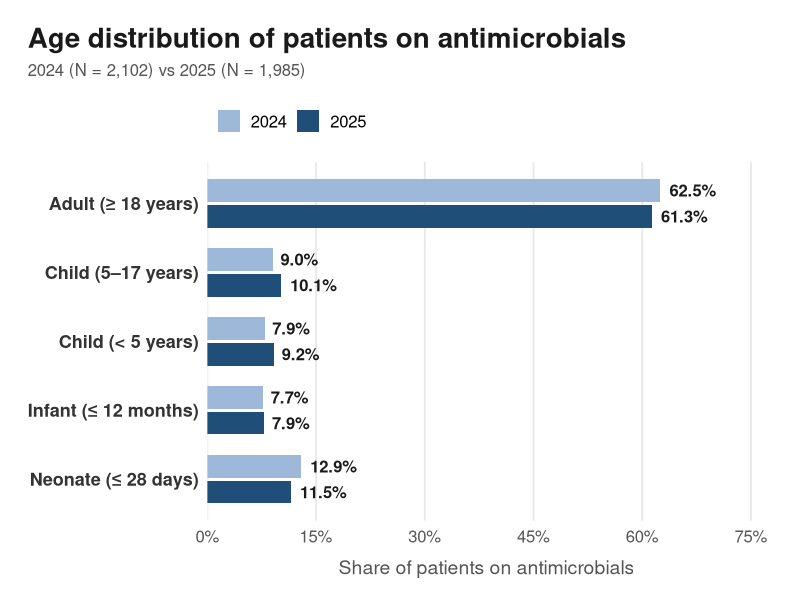
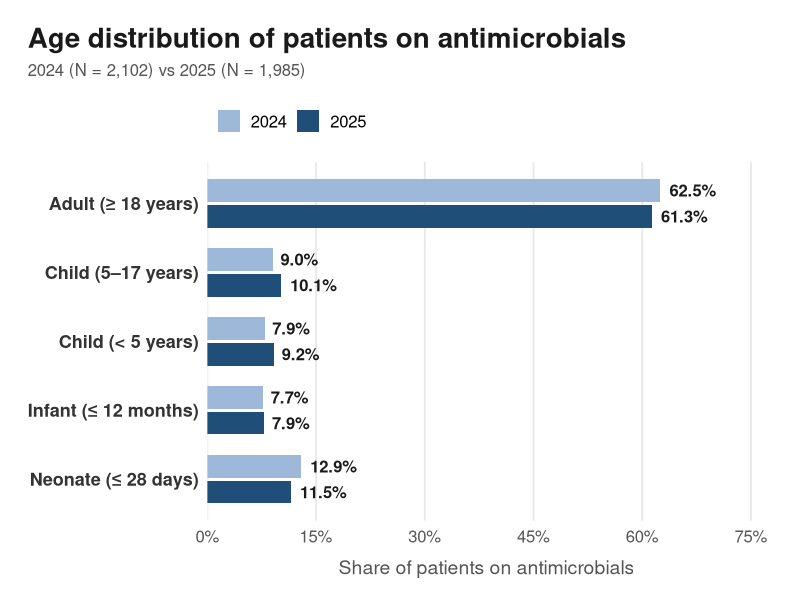

Generate these figures, in order, with R:
library(ggplot2)
library(dplyr)
library(scales)

# ---- Data (patients on antimicrobials by age group) ----
age_levels <- c("Adult (≥ 18 years)", "Child (5–17 years)", "Child (< 5 years)",
                "Infant (≤ 12 months)", "Neonate (≤ 28 days)")

age_df <- tibble(
  Year  = rep(c("2024", "2025"), each = 5),
  Age   = rep(age_levels, times = 2),
  n     = c(1313, 190, 166, 162, 271,     # 2024 (N = 2,102)
            1217, 201, 183, 156, 228)     # 2025 (N = 1,985)
) %>%
  group_by(Year) %>%
  mutate(pct = n / sum(n) * 100) %>%
  ungroup() %>%
  mutate(
    Age  = factor(Age, levels = rev(age_levels)),        # Adult on top
    Year = factor(Year, levels = c("2025", "2024"))      # 2024 above 2025 within each group
  )

# ---- Plot ----
dodge <- position_dodge(width = 0.75)

p <- ggplot(age_df, aes(x = pct, y = Age, fill = Year)) +
  geom_col(position = dodge, width = 0.65) +
  geom_text(aes(label = sprintf("%.1f%%", pct)),
            position = dodge, hjust = -0.2,
            size = 4.2, fontface = "bold", colour = "#1A1A1A") +
  scale_fill_manual(values = c("2024" = "#9DB8D9", "2025" = "#1F4E79")) +
  scale_x_continuous(
    limits = c(0, 75),
    breaks = seq(0, 75, 15),
    labels = function(x) paste0(x, "%"),
    expand = expansion(add = c(0, 2))
  ) +
  guides(fill = guide_legend(reverse = TRUE)) +
  labs(
    title    = "Age distribution of patients on antimicrobials",
    subtitle = "2024 (N = 2,102) vs 2025 (N = 1,985)",
    x = "Share of patients on antimicrobials", y = NULL, fill = NULL
  ) +
  theme_minimal(base_size = 14) +
  theme(
    panel.grid.minor     = element_blank(),
    panel.grid.major.y   = element_blank(),
    panel.grid.major.x   = element_line(colour = "#E8E8E8"),
    plot.title           = element_text(face = "bold", size = 20, colour = "#1A1A1A",
                                        margin = margin(b = 6)),
    plot.subtitle        = element_text(size = 12, colour = "#555555",
                                        margin = margin(b = 14)),
    axis.text.y          = element_text(size = 13, face = "bold", colour = "#333333"),
    axis.text.x          = element_text(size = 12, colour = "#555555"),
    axis.title.x         = element_text(colour = "#555555", margin = margin(t = 10)),
    legend.position      = "top",
    legend.justification = "left",
    legend.text          = element_text(size = 12),
    plot.caption         = element_text(size = 9, colour = "#888888", hjust = 0,
                                        margin = margin(t = 12)),
    plot.title.position  = "plot",
    plot.caption.position = "plot",
    plot.margin          = margin(20, 25, 15, 20),
    plot.background      = element_rect(fill = "white", colour = NA)
  )

print(p)

# ---- Save ----

ggsave("age_distribution_2024_vs_2025.png", p, width = 9.5, height = 7, dpi = 300, bg = "white")
